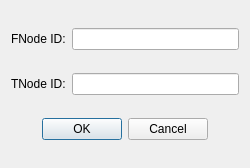
<?xml version="1.0" encoding="UTF-8"?>
<ui version="4.0">
 <class>Dialog</class>
 <widget class="QDialog" name="Dialog">
  <property name="geometry">
   <rect>
    <x>0</x>
    <y>0</y>
    <width>250</width>
    <height>168</height>
   </rect>
  </property>
  <property name="sizePolicy">
   <sizepolicy hsizetype="Fixed" vsizetype="Fixed">
    <horstretch>0</horstretch>
    <verstretch>0</verstretch>
   </sizepolicy>
  </property>
  <property name="windowTitle">
   <string>Path Analysis</string>
  </property>
  <layout class="QGridLayout" name="gridLayout">
   <item row="3" column="0">
    <widget class="QLabel" name="TNodeLabel">
     <property name="text">
      <string>TNode ID:</string>
     </property>
    </widget>
   </item>
   <item row="0" column="0">
    <widget class="QLabel" name="FNodeLabel">
     <property name="text">
      <string>FNode ID:</string>
     </property>
    </widget>
   </item>
   <item row="5" column="0" colspan="2">
    <widget class="QDialogButtonBox" name="buttonBox">
     <property name="sizePolicy">
      <sizepolicy hsizetype="Expanding" vsizetype="Fixed">
       <horstretch>0</horstretch>
       <verstretch>0</verstretch>
      </sizepolicy>
     </property>
     <property name="cursor">
      <cursorShape>ArrowCursor</cursorShape>
     </property>
     <property name="orientation">
      <enum>Qt::Horizontal</enum>
     </property>
     <property name="standardButtons">
      <set>QDialogButtonBox::Cancel|QDialogButtonBox::Ok</set>
     </property>
     <property name="centerButtons">
      <bool>true</bool>
     </property>
    </widget>
   </item>
   <item row="3" column="1">
    <widget class="QLineEdit" name="TNodeLineEdit">
     <property name="text">
      <string notr="true"/>
     </property>
     <property name="clearButtonEnabled">
      <bool>true</bool>
     </property>
    </widget>
   </item>
   <item row="0" column="1">
    <widget class="QLineEdit" name="FNodeLineEdit">
     <property name="text">
      <string notr="true"/>
     </property>
     <property name="clearButtonEnabled">
      <bool>true</bool>
     </property>
    </widget>
   </item>
  </layout>
 </widget>
 <resources/>
 <connections>
  <connection>
   <sender>buttonBox</sender>
   <signal>accepted()</signal>
   <receiver>Dialog</receiver>
   <slot>accept()</slot>
   <hints>
    <hint type="sourcelabel">
     <x>248</x>
     <y>254</y>
    </hint>
    <hint type="destinationlabel">
     <x>157</x>
     <y>274</y>
    </hint>
   </hints>
  </connection>
  <connection>
   <sender>buttonBox</sender>
   <signal>rejected()</signal>
   <receiver>Dialog</receiver>
   <slot>reject()</slot>
   <hints>
    <hint type="sourcelabel">
     <x>316</x>
     <y>260</y>
    </hint>
    <hint type="destinationlabel">
     <x>286</x>
     <y>274</y>
    </hint>
   </hints>
  </connection>
 </connections>
</ui>
